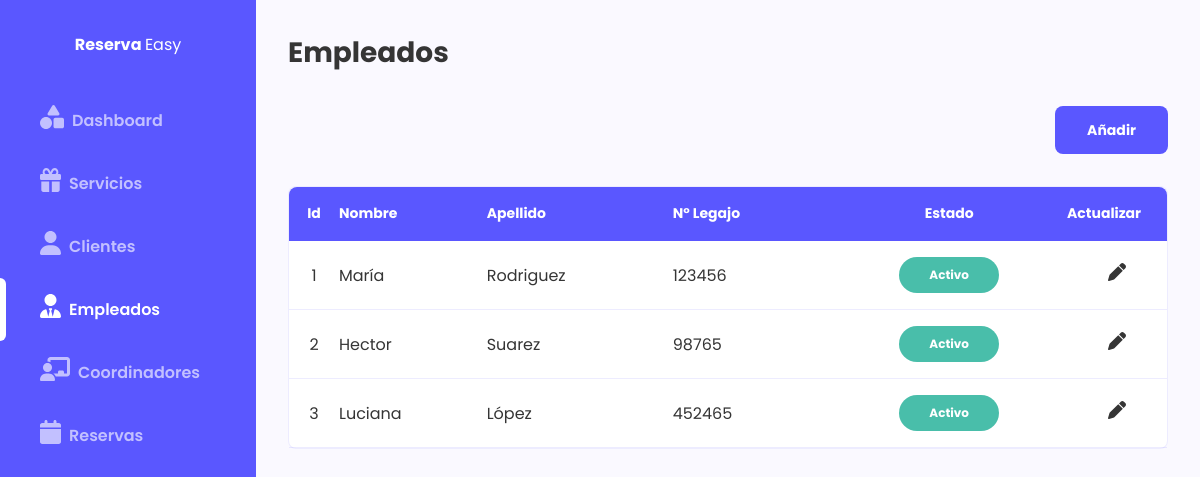
Screenshot of /empleados/listado/ with the database file from the repository.
### evento/models.py (models this page shows, shortened)
class Empleado(models.Model):
    nombre = models.CharField(max_length=50)
    apellido = models.CharField(max_length=50)
    numero_legajo = models.CharField(max_length=50)
    activo = models.BooleanField(default=True)

### evento/views.py (the view)
# urls.py: path('empleados/listado/', views.listar_empleados, name='listar_empleados'),
def listar_empleados(request):
    empleados = Empleado.objects.all()
    context = {
        'empleados': empleados
    }
    return render(
        request,
        "empleados/listado.html",
        context
    )

### evento/templates/empleados/listado.html (shortened to what this page needs)
{% extends "index.html" %}
{% block contenido_principal %}
<div class="contenido">
  <h1 class="titulo">Empleados</h1>
    <div class="opciones-lista">
      <a class="boton" href="{% url 'registrar_empleado' %}">Añadir</a>
    </div>
    <div class="caja margen-abajo">
      <table class="tabla">
          <tr>
              <th>Id</th>
              <th class="izquierda">Nombre</th>
              <th class="izquierda">Apellido</th>
              <th class="izquierda">N° Legajo</th>
              <th class="centrado">Estado</th>
              <th class="izquierda" width="100px">Actualizar</th>
          </tr>
          {% for empleado in empleados %}
              <tr>
                  <td class="centrado" width="50px">{{ empleado.id }}</td>
                  <td class="izquierda">{{ empleado.nombre }}</td>
                  <td>{{ empleado.apellido }}</td>
                  <td>{{ empleado.numero_legajo }}</td>
                  <td class="tabla-estado centrado">
                    {% if empleado.activo %}
                        <a href="{% url 'desactivar_empleado' empleado.id%}" class="activo">
                          Activo
                        </a>
                    {% else %}
                      <a href="{% url 'activar_empleado' empleado.id%}" class="inactivo">
                        Inactivo
                      </a>
                    {% endif %}
                  </td>
                  <td class="tabla-acciones">
                      <a href="{% url 'actualizar_empleado' empleado.id %}">
                          <span>
                          </span>
                      </a>
                  </td>
              </tr>
          {% endfor %}
      </table>
    </div>
</div>
{% endblock %}

### static/css/estilos.css (style rules this page uses)
:root { --main-color: #5A57FF; --accent-color:#C2C0FF; --font-color:#353535; --border-color:#5a57ff1c; --bg-color:#FAF9FF; --inaactive-color:#EF767A; --active-color:#49BEAA; color: var(--font-color); }
* { font-family: 'Poppins'; padding: 0; margin: 0; box-sizing: border-box; list-style: none; }
a { text-decoration: none; color: var(--font-color); }
.contenido { width: 100%; max-width: 1400px; height: auto; padding: 0 32px; }
.caja { background-color: white; border: 1px solid var(--border-color); border-radius: 8px; }
.opciones-lista { margin-bottom:32px ; height: 48px; width: 100%; display: flex; justify-content: space-between; }
.tabla { width: 100%; border-collapse: collapse; border-spacing: 16px; }
.tabla tr { border-bottom: 1px solid var(--border-color); }
.tabla tr th { font-size: 14px; background-color: var(--main-color); color: white; }
.tabla tr th:first-child { border-radius: 8px 0 0 0 ; }
.tabla tr th:last-child { border-radius: 0 8px 0 0; }
.tabla tr td,th { padding: 16px 0; }
.tabla-estado { display: flex; justify-content: center; }
.tabla-estado a { width: 100px; display: flex; justify-content: center; align-items: center; color: white; border-radius: 22px; height: 36px; font-size: 12px; font-weight: bold; }
.tabla-estado .activo { background-color: var(--active-color); display: flex; }
.tabla .tabla-acciones a { display: block; width: 100%; text-align: center; transition: 0.2s ease-in-out; }
.boton { padding: 16px 32px; display: flex; justify-content: center; align-items: center; border: none; border-radius: 8px; background-color: var(--main-color); color: white; font-weight: bold; cursor: pointer; font-size: 14px; }
.margen-abajo { margin-bottom: 32px; }
.centrado { text-align: center; }
.izquierda { text-align: left; }
.titulo { margin: 32px 0; font-size: 28px; }

### rows the page displays
Empleado: id "1", nombre "María", apellido "Rodriguez", numero_legajo "123456", activo "Activo"
Empleado: id "2", nombre "Hector", apellido "Suarez", numero_legajo "98765", activo "Activo"
Empleado: id "3", nombre "Luciana", apellido "López", numero_legajo "452465", activo "Activo"
